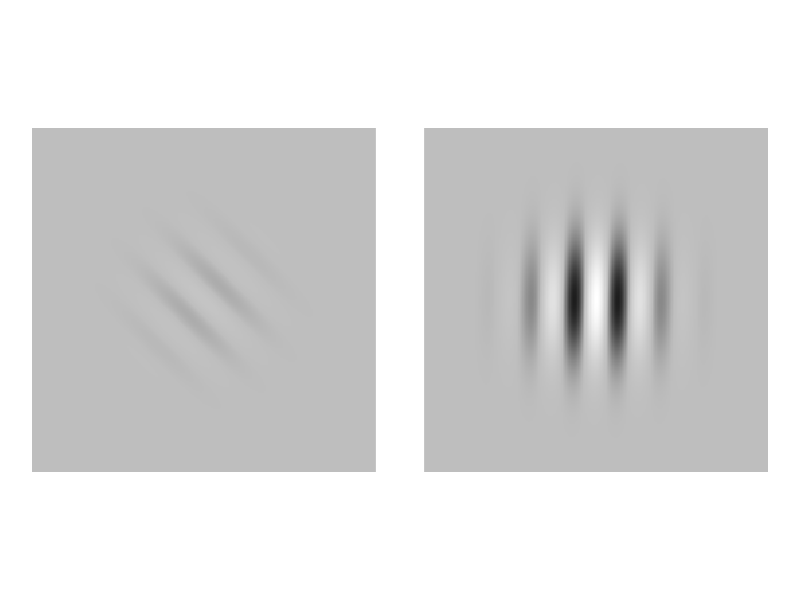
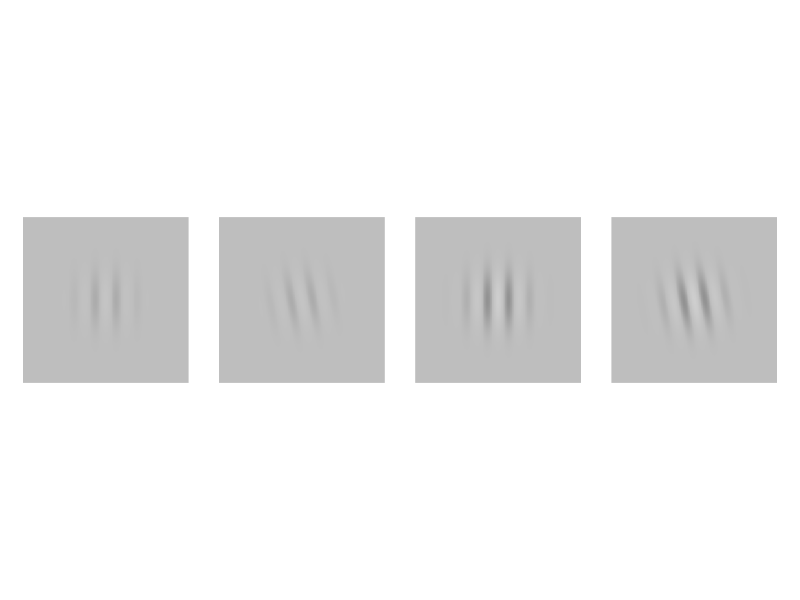

These charts were generated, in order, by the following R code:
library(ggplot2)
library(patchwork)

make_gabor <- function(size = 256, sigma = 30, freq = 0.03,
                       phase = 0, theta = 0, contrast = 1){
  
  x <- seq(-size/2, size/2, length.out = size)
  y <- seq(-size/2, size/2, length.out = size)
  grid <- expand.grid(x = x, y = y)
  
  x_theta <- grid$x*cos(theta) + grid$y*sin(theta)
  y_theta <- -grid$x*sin(theta) + grid$y*cos(theta)
  
  gaussian <- exp(-(x_theta^2 + y_theta^2)/(2*sigma^2))
  sinusoid <- cos(2*pi*freq*x_theta + phase)
  grid$gabor <- contrast * gaussian * sinusoid
  
  return(grid)
}

p1 <- ggplot(make_gabor(theta = pi/4, contrast = 0.1), aes(x, y, fill = gabor)) +
  geom_raster() +
  scale_fill_gradient2(low = "black", mid = "gray", high = "white", limits = c(-1, 1)) +
  coord_equal() +
  theme_void() +
  theme(legend.position = "none")

p2 <- ggplot(make_gabor(theta = -pi/180, contrast = 1), aes(x, y, fill = gabor)) +
  geom_raster() +
  scale_fill_gradient2(low = "black", mid = "gray", high = "white", limits = c(-1, 1)) +
  coord_equal() +
  theme_void() +
  theme(legend.position = "none")

g1 <- list(p1, p2)
g1 <- lapply(g1, function(p) {
  p + theme(
    legend.position = "none",
    plot.margin = margin(t = 5, r = 5, b = 5, l = 5, unit = "pt")
  )
})

gabor_1 <- wrap_plots(g1, nrow = 1)
ggsave("gabor_1.png", gabor_1, width = 4, height = 2, dpi = 300, bg = "white")

p3 <- ggplot(make_gabor(theta = 0, contrast = 0.1), aes(x, y, fill = gabor)) +
  geom_raster() +
  scale_fill_gradient2(low = "black", mid = "gray", high = "white", limits = c(-1, 1)) +
  coord_equal() +
  theme_void() +
  theme(legend.position = "none")

p4 <- ggplot(make_gabor(theta = 10*pi/180, contrast = 0.1), aes(x, y, fill = gabor)) +
  geom_raster() +
  scale_fill_gradient2(low = "black", mid = "gray", high = "white", limits = c(-1, 1)) +
  coord_equal() +
  theme_void() +
  theme(legend.position = "none")

p5 <- ggplot(make_gabor(theta = 0, contrast = 0.25), aes(x, y, fill = gabor)) +
  geom_raster() +
  scale_fill_gradient2(low = "black", mid = "gray", high = "white", limits = c(-1, 1)) +
  coord_equal() +
  theme_void() +
  theme(legend.position = "none")

p6 <- ggplot(make_gabor(theta = 10*pi/180, contrast = 0.25), aes(x, y, fill = gabor)) +
  geom_raster() +
  scale_fill_gradient2(low = "black", mid = "gray", high = "white", limits = c(-1, 1)) +
  coord_equal() +
  theme_void() +
  theme(legend.position = "none")

g2 <- list(p3, p4, p5, p6)
g2 <- lapply(g2, function(p) {
  p + theme(
    legend.position = "none",
    plot.margin = margin(t = 5, r = 5, b = 5, l = 5, unit = "pt")
  )
})

gabor_2 <- wrap_plots(g2, nrow = 1)
ggsave("gabor_2.png", gabor_2, width = 4, height = 2, dpi = 300, bg = "white")
